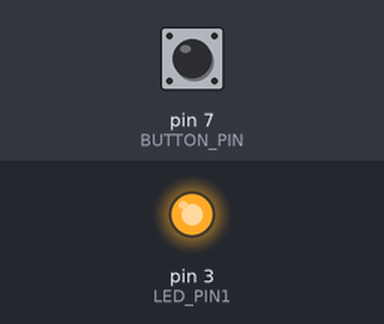
This sketch was run on a simulated Arduino Uno, built with avr-gcc and run on an emulated ATmega328P. Parts: output pins drawn as LEDs (lit = HIGH). The inputs (shaded band) are chosen by the test bench; at power-on: pin 7 (BUTTON_PIN) HIGH.

Above: at 1.2 s.
1.3 s: pin 7 (BUTTON_PIN) pulled LOW for 0.15 s
At 1.37 s:
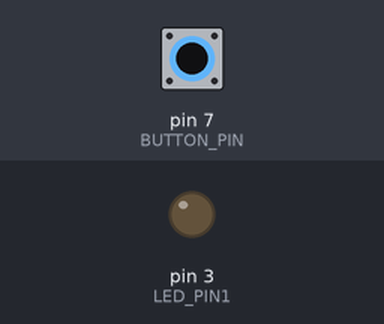
2.9 s: pin 7 (BUTTON_PIN) pulled LOW for 3.2 s
At 6.6 s:
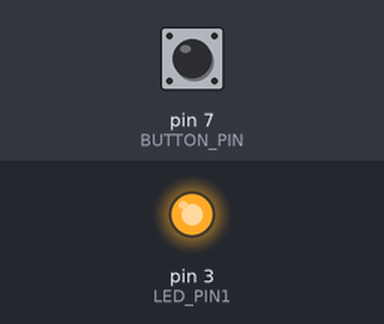
Timing chart, 0 to 8.1 s (numbered marks = the images above; inputs shaded):
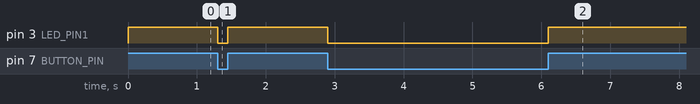

The sketch:

codigo.ino
```cpp
const int BUTTON_PIN = 7;
const int LED_PIN1 = 3;

int buttonState = 0;
void setup() {
  pinMode(LED_PIN1, OUTPUT);
  pinMode(BUTTON_PIN, INPUT_PULLUP);
}

void loop() {
  buttonState = digitalRead(BUTTON_PIN);
  if(buttonState == LOW)
  {
    digitalWrite(LED_PIN1, LOW);
  }
  else

  {
    digitalWrite(LED_PIN1, HIGH);
  }
}
```

Measured:
- after the input at 1.3 s, pin 3 (LED_PIN1): HIGH → LOW at once, → HIGH 0.15 s later
- after the input at 2.9 s, pin 3 (LED_PIN1): HIGH → LOW at once, → HIGH 3.2 s later
